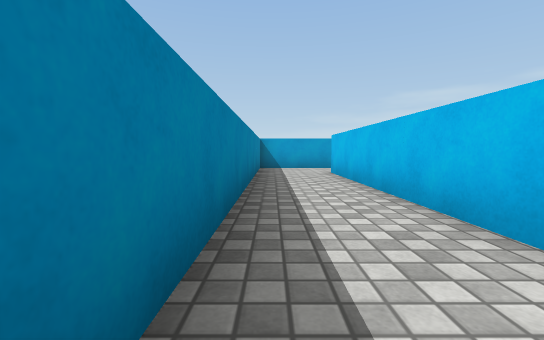
View 1 (above)

20 first-person views from a walk through a scene from a Unity 3-D project. The camera is 0.58 m above the floor, tilts 4° down and sees 90° across. The floor is counted in squares, 1 m on a side. Each view is taken from the middle of a square. On the plan, view 1 faces up. The plan holds only what a view shows up to about 9 squares ahead; the rest is blank. The place goes on beyond the plan. Surface patterns are stand-ins for the level's own textures.

View 2
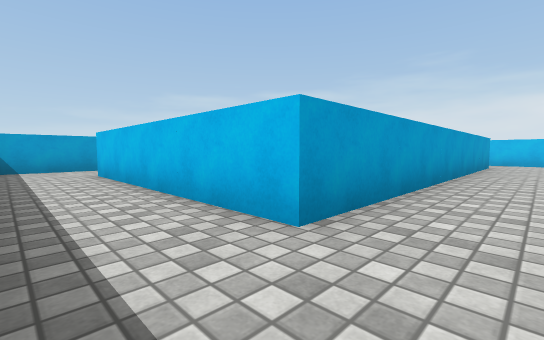

View 3
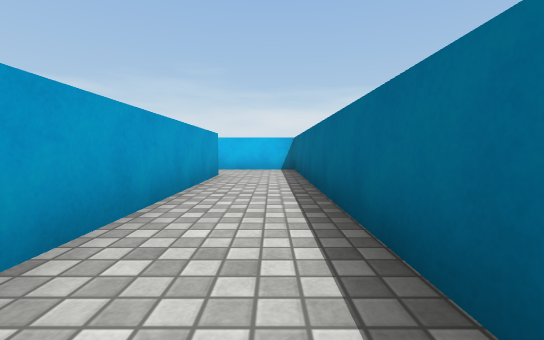

View 4
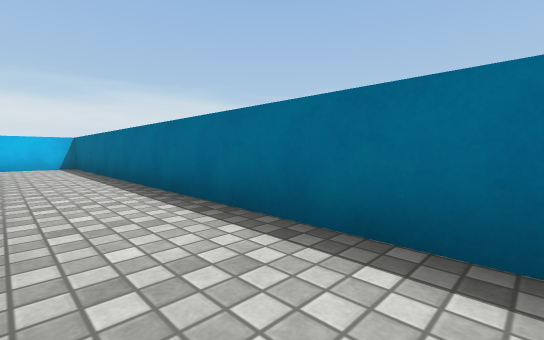

View 5
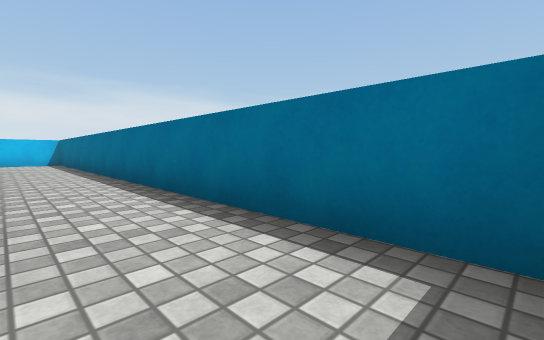

View 6
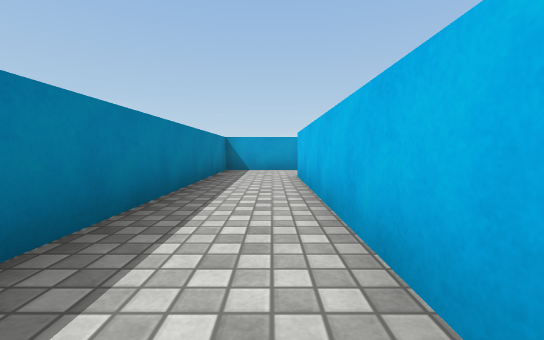

View 7
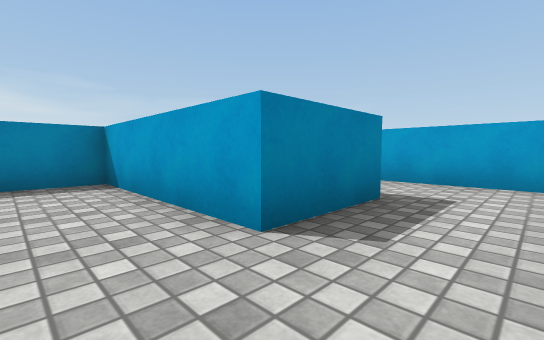

View 8
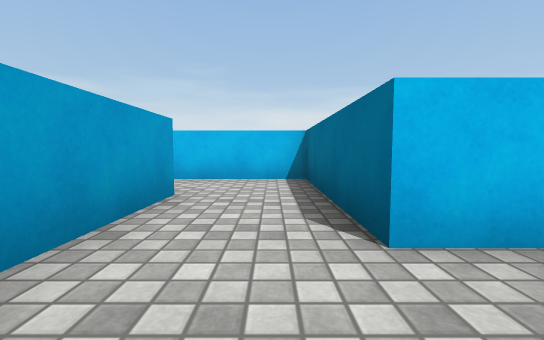

View 9
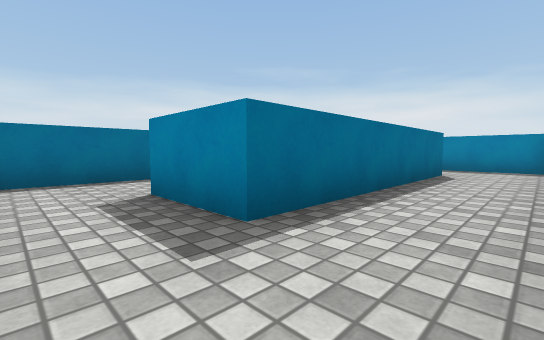

View 10
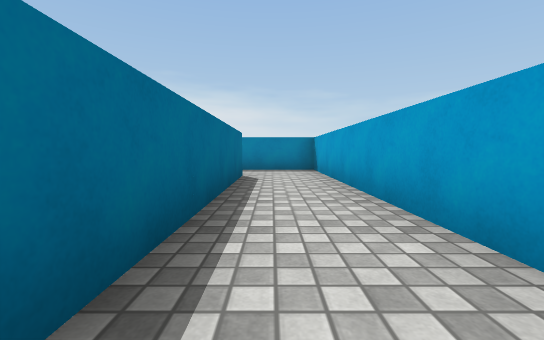

View 11
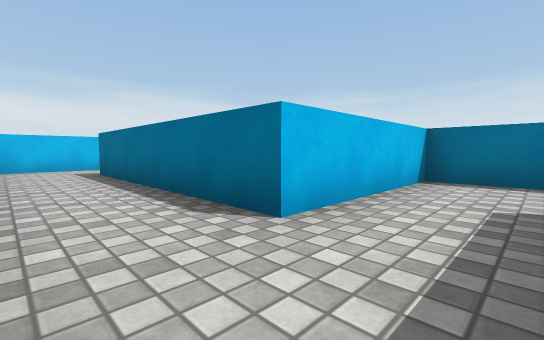

View 12
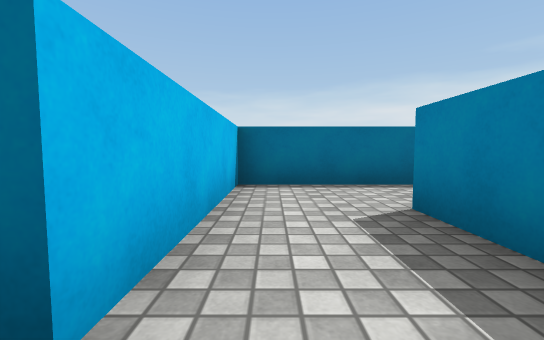

View 13
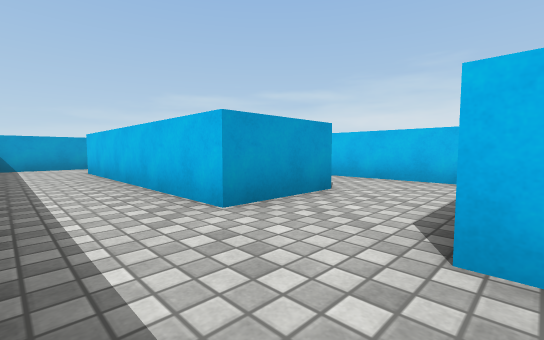

View 14
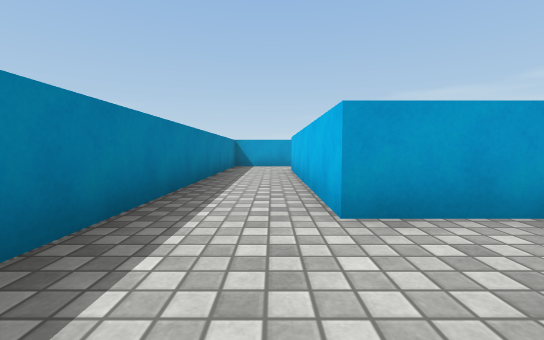

View 15
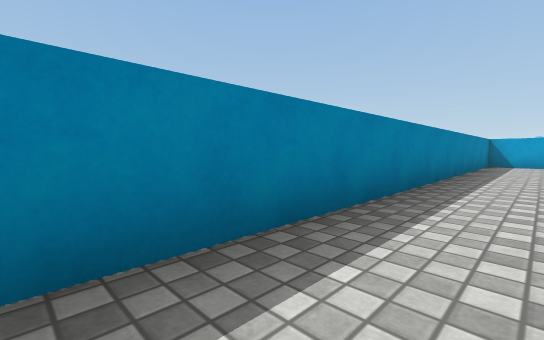

View 16
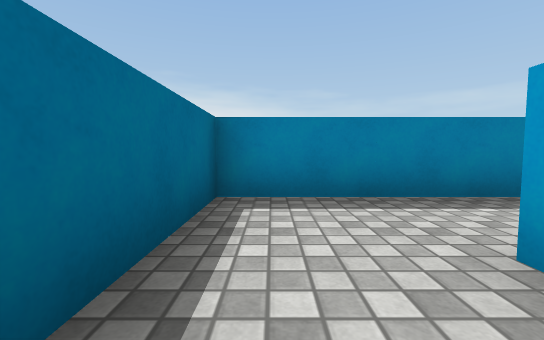

View 17
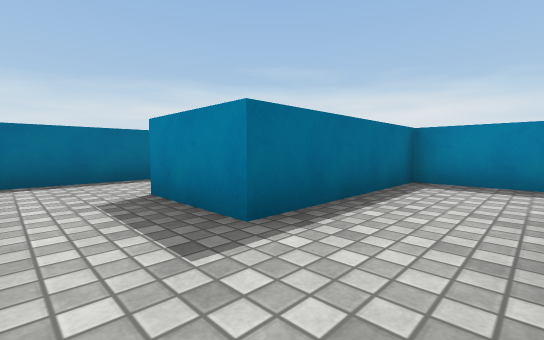

View 18
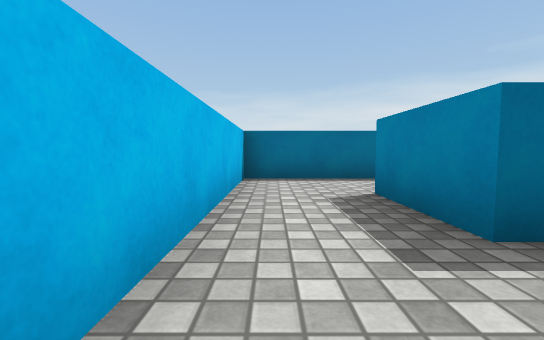

View 19
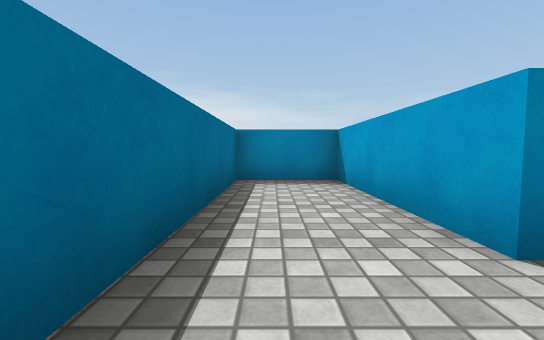

View 20
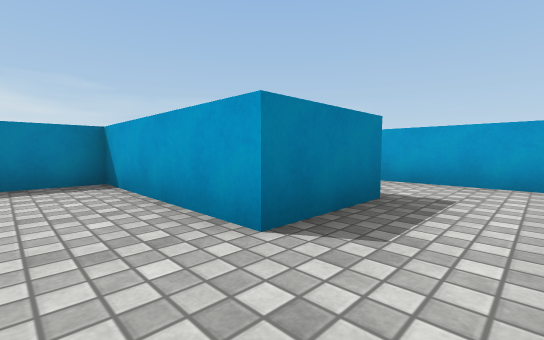

### Floor plan
Points are (right, up) in squares from view 1. A wall is a line through its corners. A room is listed if a view was taken in it or the views show most of it. See-through windows are left out.
Room 1 (views 1, 2, 3, 4, 5, 6, 8)
walls: (-0.1, -0.7) (13.6, -0.7) (13.6, 1.8); (11.6, 1.3) (1.6, 1.3) (1.6, 7.3); (1.6, 9.3) (-0.4, 9.3) (-0.4, 0.4)
ways out: opening at (2.5, 8.5) to room 2
Room 2 (view 7)
walls: (3.6, 9.3) (1.6, 9.3); (1.6, 7.3) (5.6, 7.3) (5.6, 9.5)
ways out: opening at (2.5, 8.5) to room 1; opening at (4.5, 10.5) to room 3
Room 3 (views 9, 10, 11, 12)
walls: (-2.4, 9.4) (-2.4, 11.3) (3.6, 11.3) (3.6, 9.3); (5.1, 13.3) (-4.4, 13.3) (-4.4, 9.3); (5.6, 9.5) (5.6, 13.1)
ways out: opening at (4.5, 10.5) to room 2; opening at (-3.5, 10.5) to room 8
Room 4 (views 13, 14)
walls: (-6.4, 9.3) (-6.4, 15.4); (-8.4, 16.4) (-8.4, 5.5); (-6.4, 6.9) (-6.4, 7.4); (-6, 17.3) (-8, 17.3)
ways out: opening at (-7.5, 6.5) to room 5; opening at (-5.5, 8.5) to room 8; opening at (-5.5, 16.5)
Room 5 (view 15)
walls: (-8.4, 5.5) (-8.4, 3.3) (-6.4, 3.3)
ways out: opening at (-7.5, 6.5) to room 4; opening at (-5.5, 4.5) to room 6
Room 6 (views 16, 17, 18)
walls: (-2.9, 5.3) (-6.5, 5.3); (-6.4, 3.3) (-4.4, 3.3) (-4.4, 1.3); (-2.4, 1.5) (-2.4, 4.5)
ways out: opening at (-5.5, 4.5) to room 5; opening at (-3.5, 2.5) to room 7
Room 7 (views 19, 20)
walls: (-4.4, 1.3) (-8.4, 1.3) (-8.4, -0.7) (-2.4, -0.7) (-2.4, 1.5)
ways out: opening at (-3.5, 2.5) to room 6
Room 8 (no view inside)
walls: (-4.4, 9.3) (-6.4, 9.3); (-5.5, 7.3) (-2.4, 7.3) (-2.4, 9.4)
ways out: opening at (-3.5, 10.5) to room 3; opening at (-5.5, 8.5) to room 4

Where each view was taken, in squares from view 1:
view 1: 0 up, 0 right, facing up
view 2: 0 up, 0 right, facing up-right
view 3: 0 up, 5 right, facing right
view 4: 1 up, 3 right, facing down-right
view 5: 1 up, 0 right, facing down-right
view 6: 1 up, 1 right, facing up
view 7: 8 up, 5 right, facing up-left
view 8: 8 up, 0 right, facing right
view 9: 13 up, 5 right, facing down-left
view 10: 12 up, 4 right, facing left
view 11: 13 up, 4 left, facing down-right
view 12: 12 up, 3 left, facing down
view 13: 7 up, 8 left, facing up-right
view 14: 7 up, 7 left, facing up
view 15: 5 up, 7 left, facing up-left
view 16: 4 up, 5 left, facing left
view 17: 5 up, 3 left, facing down-left
view 18: 5 up, 3 left, facing down
view 19: 0 up, 3 left, facing left
view 20: 0 up, 3 left, facing up-left
